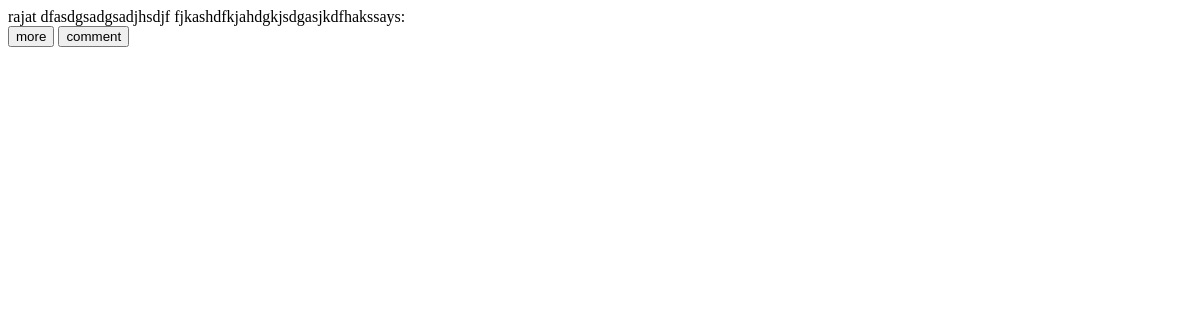
The app's page /showall, older data.
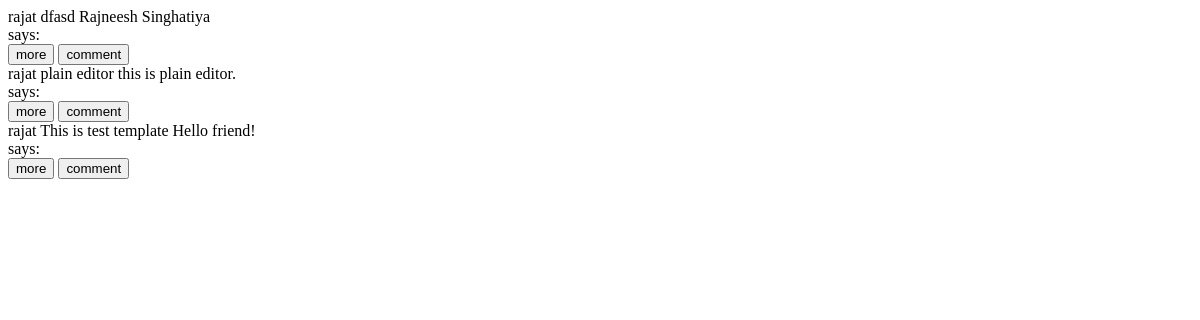
The same page, newer data.
### tables this page shows
CREATE TABLE blog_detail (
    blog_id integer PRIMARY KEY AUTOINCREMENT,
    user_name text NOT NULL,
    title text NOT NULL,
    content text NOT NULL,
    date text NOT NULL,
    published BOOLEAN NOT NULL,
    FOREIGN KEY (user_name) 
    REFERENCES user_details (username));

### app/__init__.py (the view)
@app.route('/showall')
def showall():
    msg = dbHandler.getAll()
    return render_template('abc.html',user=msg)

### app/models.py (called while the page is built)
def getAll():
  msg = "Records were fetched successfully"
  try:
    with sql.connect("database.db") as con:
      con.row_factory = sql.Row
      cur = con.cursor()
      cur.execute("select * from blog_detail")
      rows = cur.fetchall()
      user=[]
      for row in rows:
           user.append(row)
      return (user)
  except:
      print "connection failed"
      return ([], "connection failed")

### app/templates/abc.html (shortened to what this page needs)
{% extends "header.html" %}
{% block content %}
{% for post in user %}
<div id='blog{{post.blog_id}}' style="display:block; width:80%;max-height:300px; overflow: hidden;">{{ post.user_name }} {{ post.title }}  {{ post.content | safe }}says: </div>
<button onClick="{if(this.textContent=='more'){document.getElementById('blog{{post.blog_id}}').style.maxHeight='none';this.textContent='less';}else{document.getElementById('blog{{post.blog_id}}').style.maxHeight='300px';this.textContent='more';}}" >more</button>
<button id='comment' onclick="{var div =document.getElementById('comment{{post.blog_id}}');if(div.style.display=='none'){div.style.display='block';get_comment('{{post.blog_id}}')}else{div.style.display='none'}}">comment</button>
{% endfor %}
{% endblock %}

Row changes from the older to the newer data that the page shows:
removed blog_detail: user_name "rajat", title "dfasdgsadgsadjhsdjf", content "fjkashdfkjahdgkjsdgasjkdfhaks"
added blog_detail: user_name "rajat", title "dfasd", content "Rajneesh Singhatiya"
added blog_detail: user_name "rajat", title "plain editor", content "this is plain editor."
added blog_detail: user_name "rajat", title "This is test template", content "Hello friend!"
